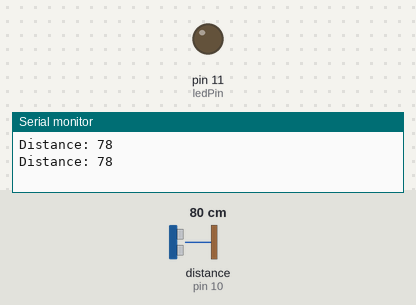
Bench run of a sketch on a simulated Arduino Uno, built with avr-gcc and run on an emulated ATmega328P. Shown: output pins drawn as LEDs (lit = HIGH), the last lines printed to the serial monitor. Wiring (inferred from the names in the program): ultrasonic range finder: trigger pin 9; echo pin 10. The inputs (shaded band) are chosen by the test bench; at power-on: distance to the obstacle (sensor on pin 10) 80 cm. The echo pulse lasts 58.3 µs per cm; pins used as bus, display or sensor lines are not drawn.

Above: at 2.8 s.
2.9 s: distance to the obstacle (sensor on pin 10) set to 33 cm
5.6 s: distance to the obstacle (sensor on pin 10) set to 27 cm
At 6.7 s:
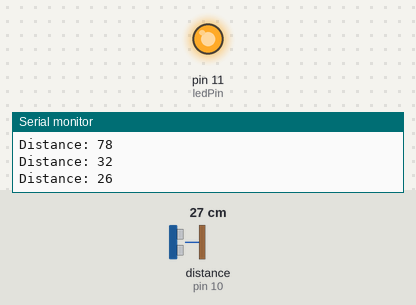
8.3 s: distance to the obstacle (sensor on pin 10) set to 35 cm
At 11.1 s:
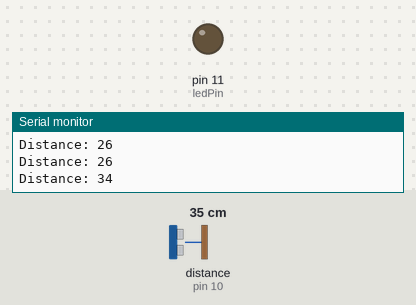
11.5 s: distance to the obstacle (sensor on pin 10) set to 2 cm
At 12.7 s:
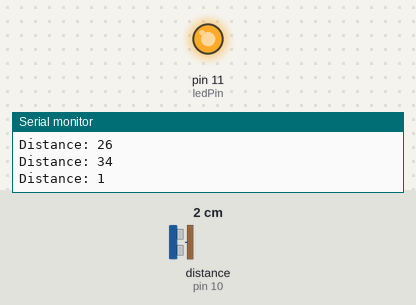
Timing chart, 0 to 14.5 s (numbered marks = the images above; inputs shaded):
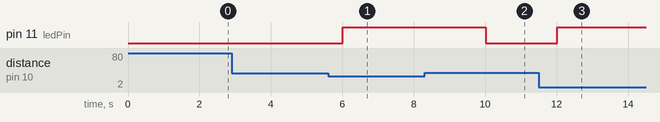

Measured:
- the behaviour switches between 31 and 30 cm on distance to the obstacle (sensor on pin 10) (found by bisection; images 0 and 1)
- after the input at 5.6 s, pin 11 (ledPin): LOW → HIGH after 0.42 s
- after the input at 8.3 s, pin 11 (ledPin): HIGH → LOW after 1.7 s
- after the input at 11.5 s, pin 11 (ledPin): LOW → HIGH after 0.52 s

The sketch:

welcomebot.ino
```cpp
const int trigPin = 9;
const int echoPin = 10;
const int ledPin = 11;

long duration;
int distance;

void setup() {
  pinMode(trigPin, OUTPUT);
  pinMode(echoPin, INPUT);
  pinMode(11, OUTPUT);
  Serial.begin(9600);
}

void loop() {
  // Send ultrasonic pulse
  digitalWrite(trigPin, LOW);
  delayMicroseconds(2);
  digitalWrite(trigPin, HIGH);
  delayMicroseconds(10);
  digitalWrite(trigPin, LOW);

  // Read the echo time
  duration = pulseIn(echoPin, HIGH);

  // Convert to distance (cm)
  distance = duration * 0.034 / 2;

  Serial.print("Distance: ");
  Serial.println(distance);

  // Blink LED if distance < 30 cm
  if (distance < 30) {
    digitalWrite(11, HIGH);
    delay(2000);

  }
   else {
    digitalWrite(11, LOW);
    delay(2000);
  }
}
```
